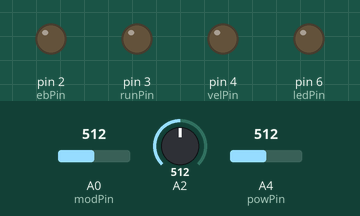
Recording of a sketch running on a simulated Arduino Mega 2560, built with avr-gcc and run on an emulated ATmega2560. Parts: output pins drawn as LEDs (lit = HIGH). The inputs (shaded band) are chosen by the test bench; at power-on: A0 (modPin) = 512, A4 (powPin) = 512, A2 = 512.

Above: at 6.2 s.
6.3 s: A0 (modPin) set to 593
11.9 s: A0 (modPin) set to 619
At 15.7 s:
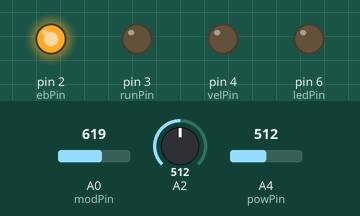
17.5 s: A4 (powPin) set to 590
23.1 s: A4 (powPin) set to 618
At 25.7 s:
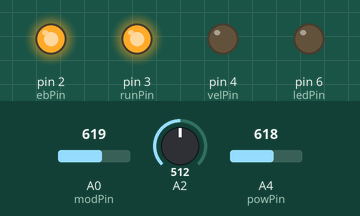
28.7 s: A4 (powPin) set to 511
At 34.7 s:
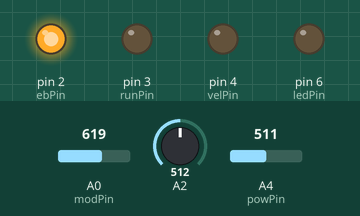
35.2 s: A4 (powPin) set to 610
At 39.7 s:
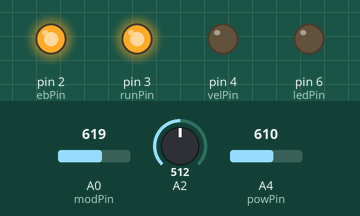
Timing chart, 0 to 41.2 s (numbered marks = the images above; inputs shaded):
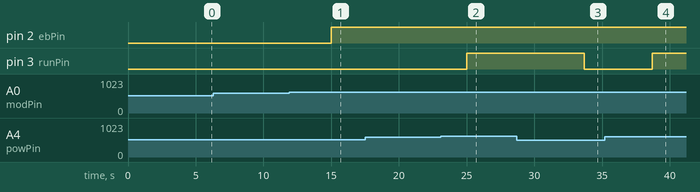

Measured:
- the behaviour switches between 600 and 601 on A0 (modPin) (found by bisection; images 0 and 1)
- the behaviour switches between 599 and 600 on A4 (powPin) (found by bisection; images 1 and 2)
- after the input at 6.3 s, every drawn part: stays the same
- after the input at 11.9 s, pin 2 (ebPin): LOW → HIGH after 3.1 s
- after the input at 17.5 s, every drawn part: stays the same
- after the input at 23.1 s, pin 3 (runPin): LOW → HIGH after 1.9 s
- after the input at 28.7 s, pin 3 (runPin): HIGH → LOW after 5.0 s
- after the input at 35.2 s, pin 3 (runPin): LOW → HIGH after 3.5 s

The sketch:

gonna_per_corea.ino
```cpp
#include <Controllino.h>

#define runPin CONTROLLINO_D1
#define velPin CONTROLLINO_D2
#define ledPin CONTROLLINO_D4
#define ebPin CONTROLLINO_D0 //NEW!!

#define senPin CONTROLLINO_A2
#define powPin CONTROLLINO_A4
#define modPin CONTROLLINO_A0


void setup() {

  pinMode(velPin, OUTPUT);
  pinMode(ledPin, OUTPUT);
  pinMode(runPin, OUTPUT);
  pinMode(ebPin, OUTPUT);

  digitalWrite(velPin, LOW);
  digitalWrite(ledPin, LOW);
  digitalWrite(runPin, LOW);
  digitalWrite(ebPin, LOW);

  delay(5000);

  digitalWrite(ledPin, LOW);

}


uint8_t st = 0;

long initTime = 0;
long starTime = 0;
long waitTime = 0;
long riseTime = 0;
long endTime = 0;

bool sensPushed = false;
long sensTimer = 0;


void loop() {


  if (analogRead(powPin) < 600) {

    Serial.println("spento");
    st = 0;
    digitalWrite(velPin, LOW);
    digitalWrite(ledPin, LOW);
    delay(5000);
    digitalWrite(runPin, LOW);

    if (analogRead(modPin) > 600) {
      digitalWrite(ebPin, HIGH);
    }

  }

  else {

      digitalWrite(runPin, HIGH);

      //  Function: SENSOR  TRIGGERED
      if ((analogRead(CONTROLLINO_A2) > 600)) {
        initTime = millis();

        if (st == 0) {
          starTime = millis();
          if (analogRead(modPin) > 600) {
            digitalWrite(ebPin, LOW);
          }
          st = 1;
        }
      }

      //  Function: ENDING (after 3 minutes)
      if (((millis() - initTime) > 180000) && st < 4 && st > 0) {
        st = 4;
        endTime = millis();
      }


      //  IDLE
      if (st == 0) {

        digitalWrite(velPin, LOW);
        digitalWrite(ledPin, LOW);

      }

      //  WAKING UP
      if (st == 1) {

        analogWrite(velPin, 50); //60

        if ((millis() - starTime) > 30000) {
          st = 2;
          digitalWrite(ledPin, HIGH);
          waitTime = millis();
        }
      }


      // STEADY
      if (st == 2) {

        analogWrite(velPin, 95);  //105

        if ((millis() - waitTime) > 30000) {
          st = 3;
          riseTime = millis();
        }
      }

      // EXCITED
      if (st == 3) {

        analogWrite(velPin, 119); //129

        if ((millis() - riseTime) > 15000) {
          st = 2;
          waitTime = millis();
        }

      }

      // ENDING
      if (st == 4) {

        analogWrite(velPin, 0);

        if ((millis() - endTime) > 10000) {
          st = 0;
          digitalWrite(ledPin, LOW);

          if (analogRead(modPin) > 600) {
            digitalWrite(ebPin, HIGH);
          }

        }

      }
  }


}
```
